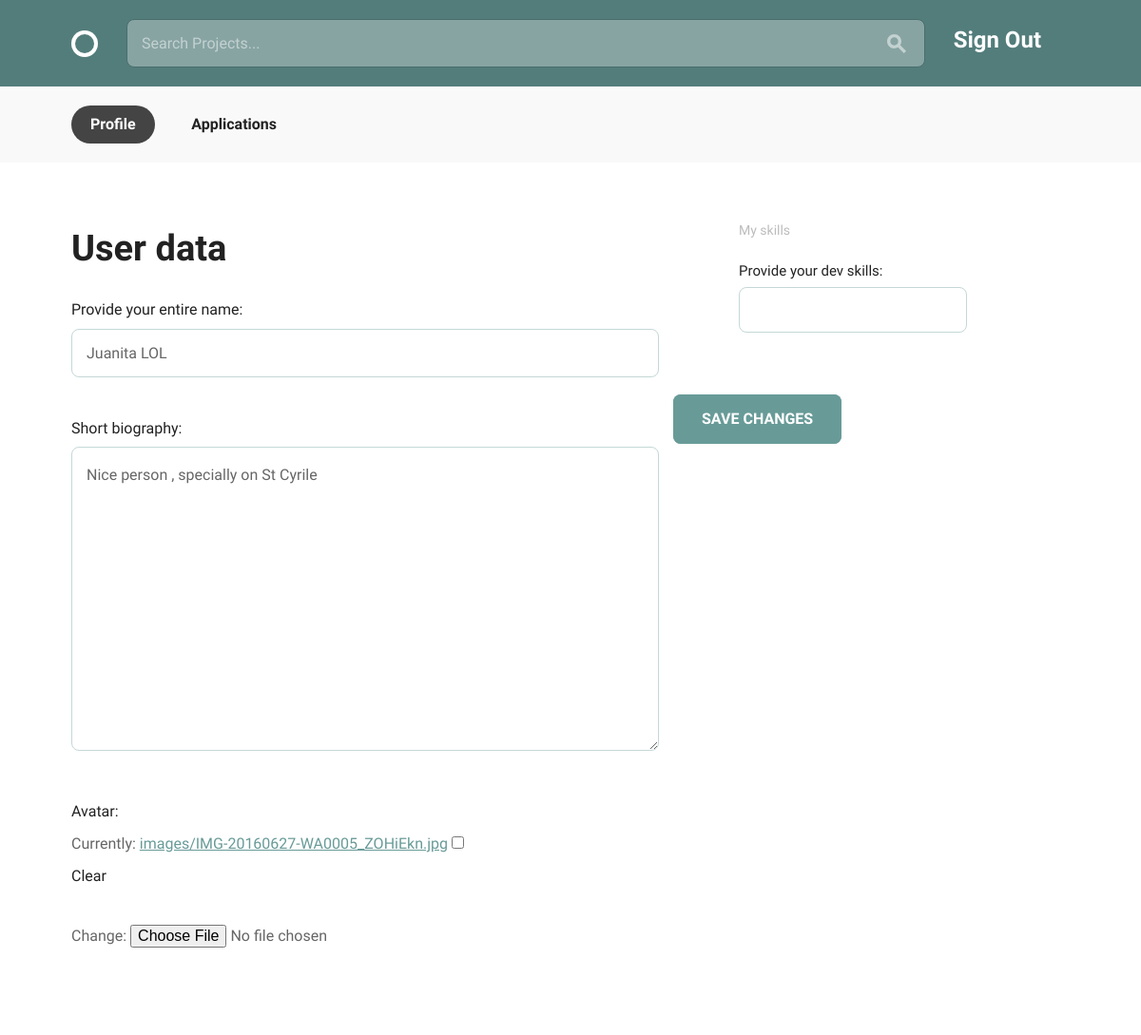
The page /teams/profile_edit/ (signed in) on the database as committed earlier.
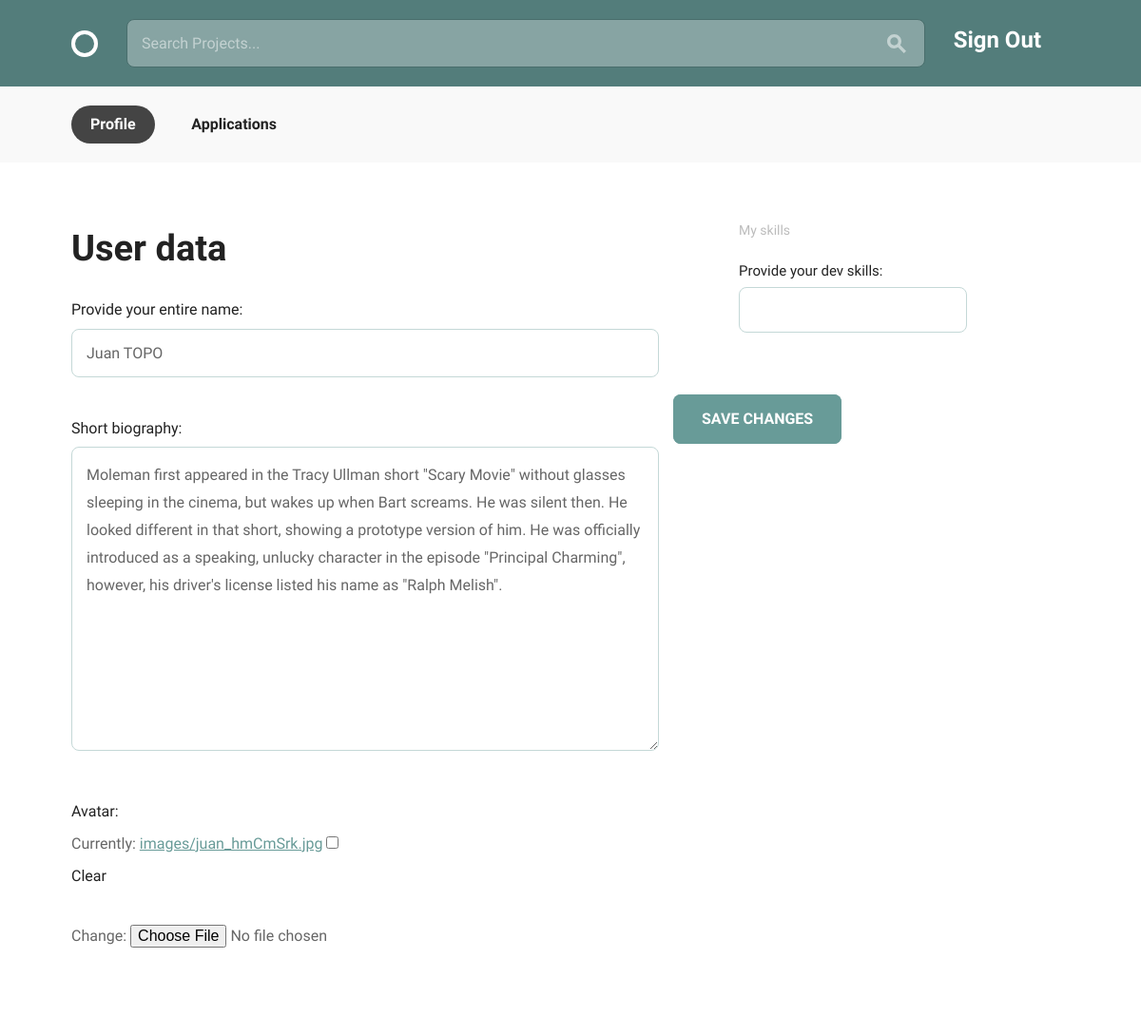
The same page on the database as committed later.
### teams/models.py (models this page shows, shortened)
class Profile(models.Model):
    username = models.OneToOneField(
        User, on_delete=models.CASCADE, unique=True
    )
    fullname = models.CharField(max_length=200, blank=True)
    bio = models.TextField(max_length=400, blank=True)
    avatar = models.ImageField(upload_to='images/', null=True, blank=True)
    skills = models.CharField(max_length=1000, default='')
    current_projects = models.CharField(max_length=20, default='')
    old_projects = models.CharField(max_length=20, default='')

### teams/views.py (the view)
@login_required
@transaction.atomic
def profile_edit(request):
    if request.method == 'POST':
        profile_form = forms.ProfileForm(
            request.POST, request.FILES, instance=request.user.profile)
        skills_form = forms.SkillsForm(
            request.POST, instance=request.user.profile)
        if profile_form.is_valid() and skills_form.is_valid():
            profile_form.save()
            skills_form.save()
            messages.success(request, 'Profile successfully updated!')
            return redirect('teams:profile')
    else:
        profile_form = forms.ProfileForm(instance=request.user.profile)
        skills_form = forms.SkillsForm(instance=request.user.profile)
    return render(
        request, 'profile_edit.html',
        {'profile_form': profile_form, 'skills_form': skills_form}
    )

### teams/forms.py (shortened to what this page needs)
class ProfileForm(forms.ModelForm):
    class Meta:
        model = models.Profile
        fields = (
            'fullname', 'bio', 'avatar',
        )
        labels = {
            'fullname': 'Provide your entire name',
            'bio': 'Short biography',
            'skills': 'Provide your dev skills',
        }

class SkillsForm(forms.ModelForm):
    class Meta:
        model = models.Profile
        fields = ('skills',)
        labels = {'skills': 'Provide your dev skills'}

### teams/templates/profile_edit.html (shortened to what this page needs)
{% extends 'layout.html' %}
{% block content %}
<div class="bounds circle--page circle--article">
  <form method="POST" enctype="multipart/form-data" action="">
    <div class="grid-60">
      <h1>User data</h1>
        <div class="circle--article--body">
          {{ profile_form.as_p }}
        </div>
    </div>
    <div class="grid-25 grid-push-5">
      <div class="circle--secondary--module">
        <h3>My skills</h3>
            {{ skills_form.as_table }}
      </div>
    </div>
  <input type="submit" class="button-primary" value="SAVE CHANGES">
  </form>
</div>
{% endblock %}

Rows that differ between the two databases and show on the page:
changed Profile: fullname "Juanita LOL" → "Juan TOPO"; bio "Nice person , specially on St Cyrile" → "Moleman first appeared in the Tracy Ullman short \"Scary Movie\" without glasses sleeping in the cinema, but wakes up when Bart screams. He was silent then. He looked different in that short, showing a prototype version of him. He was officially introduced as a speaking, unlucky character in the episode \"Principal Charming\", however, his driver's license listed his name as \"Ralph Melish\"."
Other text that changed with them:
text no longer shown: "Provide your entire name: Short biography: Avatar: Currently: images/IMG-20160627-WA0005_ZOHiEkn.jpg Clear Change:"
text now shown: "Provide your entire name: Short biography: Avatar: Currently: images/juan_hmCmSrk.jpg Clear Change:"
